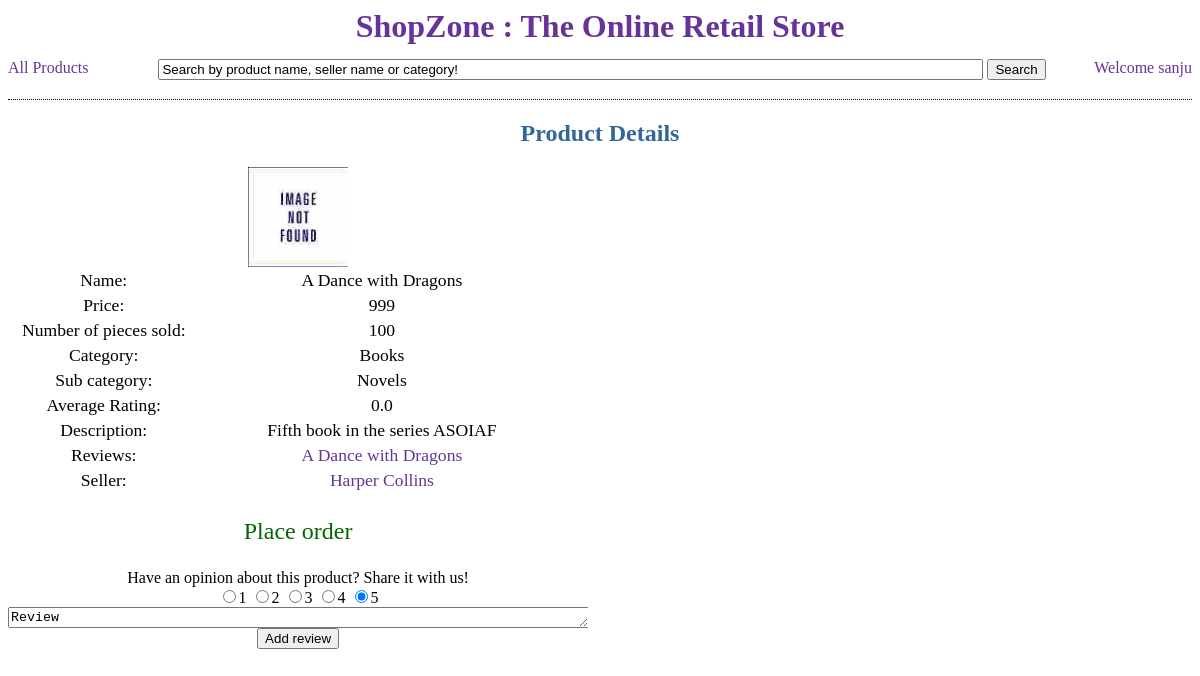
Before: /shop/1/ with the older database file.
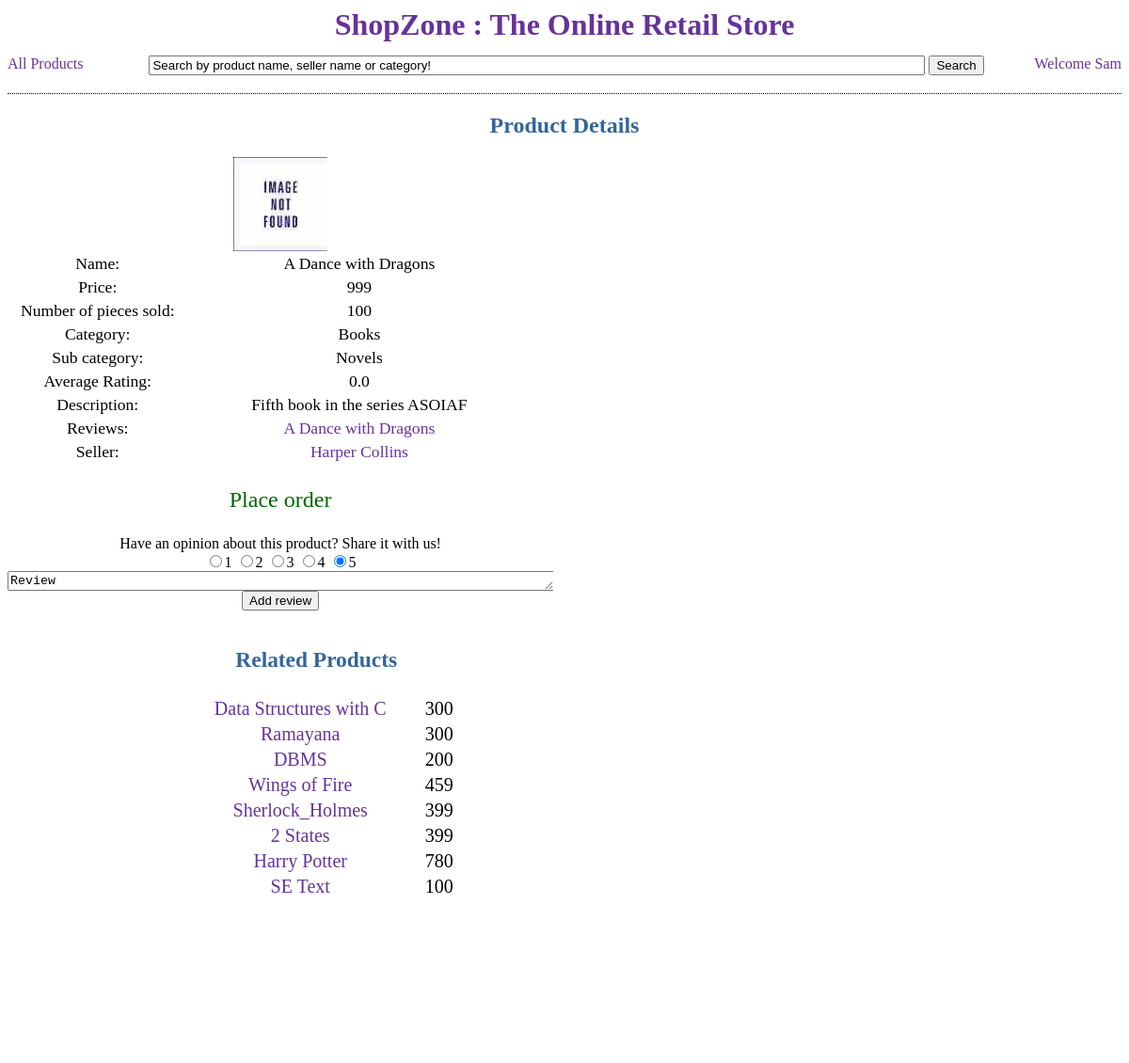
After: the same page with the newer database file.
### store/models.py (models this page shows, shortened)
class Customer(models.Model):
    customer_name = models.CharField(max_length=15)
    password = models.CharField(max_length=30, default="cmr")
    address = models.CharField(max_length=50)
    phone = models.IntegerField(default=0)
    email = models.CharField(max_length=20)
    purchase_history = models.IntegerField(default=0)
    store_credit = models.IntegerField(default=0)

class Product(models.Model):
    product_name = models.CharField(max_length=30)
    number_sold = models.IntegerField(default=0)
    price = models.IntegerField(default=0)
    description = models.CharField(max_length=50)
    category = models.ForeignKey(SubCategory)
    seller = models.ForeignKey(Seller)
    def __str__(self):
        return self.product_name

class SubCategory(models.Model):
    sub_category_name = models.CharField(max_length=20)
    category = models.ForeignKey(Category)
    def __str__(self):
        return self.sub_category_name

class Category(models.Model):
    category_name = models.CharField(max_length=20)
    def __str__(self):
        return self.category_name

class Seller(models.Model):
    seller_name = models.CharField(max_length=15)
    address = models.CharField(max_length=50)
    def __str__(self):
        return self.seller_name

### store/views.py (the view)
# urls.py: url(r'^(?P<product_id>\d+)/$', views.product),
def product(request, product_id): ## T2 Done.
	try:
		if user is None:
			return HttpResponseRedirect('/shop/login/')
	except:
		return HttpResponseRedirect('/shop/login/')
	product = Product.objects.get(pk=product_id)
	seller = Seller.objects.all().filter(seller_name=product.seller)[0] #Wow! :@
	reviews = ProductReview.objects.all().filter(product=product_id)
	avg_rating = calculate_average_rating(reviews)
	image = Image.objects.all().filter(product=product_id)
	if len(image) > 0:
		image = image[0]
	related1 = Product.objects.all().filter(seller=product.seller)
	temp = list(Product.objects.all())
	related2 = []
	for i in temp:
		if i.category.category == product.category.category:
			related2.append(i)
	related = []
	for Li in related1:
		if Li != product:
			related.append(Li)
	for Li in related2:
		if Li not in related and Li != product:
			related.append(Li)
	import random
	random.shuffle(related)
	del(random)
	context = {'product':product, 'seller':seller.pk, 'avg_rating':avg_rating, 'related':related, 'image':image, 'user':user}
	return render(request, 'store/product.html', context)

### store/views.py (called while the page is built)
def calculate_average_rating(reviews): ## TR1 Done.
	avg_rating = 0.0
	if len(reviews) > 0:
		for review in reviews:
			avg_rating += review.rating
		avg_rating = round(avg_rating / len(reviews), 2)
	return avg_rating

### store/templates/store/product.html (shortened to what this page needs)
<html>
	<head>
	</head>
	{% include "store/top.html" %}
		<div>
			<h2 align="center" style="color:#336699">Product Details</h2>
		</div>
		{% if product %}
			<div style="width:49%; heigth:200px; float:left; overflow:scroll;">
				<div align="center">
					{% if image %}
						<img src="{{ image.link }}" height="200px"/>
					{% else %}
						<img height="100px" />
					{% endif %}
				</div>
				<table align="center"  style="font-size:1.1em;">
					<tr align="center">
						<td width="30%"> Name: </td>
						<td width="70%"> {{ product }} </td>
					</tr>
					<tr align="center">
						<td> Price: </td>
						<td> {{ product.price }} </td>
					</tr>
					<tr align="center">
						<td> Number of pieces sold: </td>
						<td> {{ product.number_sold }} </td>
					</tr>
					<tr align="center">
						<td> Category: </td>
						<td> {{ product.category.category }} </td>
					</tr>
					<tr align="center">
						<td> Sub category: </td>
						<td> {{ product.category }} </td>
					</tr>
					<tr align="center">
						<td> Average Rating: </td>
						<td> {{ avg_rating }} </td>
					</tr>
					<tr align="center">
						<td> Description: </td>
						<td> {{ product.description }} </td>
					</tr>
					<tr align="center">
						<td> Reviews: </td>
						<td> <a href="/shop/{{ product.id }}/productreviews/"><div class="linkdiv">{{ product }} </div> </a> </td>
					</tr>
					<tr align="center">
						<td> Seller: </td>
						<td> <a href="/shop/seller/{{ seller }}"><div class="linkdiv">{{ product.seller }} </div> </a> </td>
					</tr>
				</table>
				<div>
					<a href= "/shop/place_order/{{ product.id }}/" ><p align=center style="color:#006600; font-size:1.5em;">Place order</p></a>
				</div>
				<div align="center">
						Have an opinion about this product? Share it with us!<br/>
						<form method="post" action="/shop/{{ product.id }}/productreviews/add/" target="_blank">
							<input type="radio" name="rating" value="1">1
							<input type="radio" name="rating" value="2">2
							<input type="radio" name="rating" value="3">3
							<input type="radio" name="rating" value="4">4
							<input type="radio" name="rating" value="5" checked>5<br>
							<textarea name="review" rows="1" cols="70">Review</textarea><br/>
							<input type="submit" value="Add review">
						</form>
				</div>
			</div>
		{% endif %}
		{% if related %}
			<div class="columns" style="width:47%">
				<div>
					<h3 align="center" style="color:#336699"> Related Products</h3>
				</div>
				<table align="center">
					{% for i in related %}
						<tr align="center" style="font-size:1.25em;">
							<td> <a href="/shop/{{ i.pk }}/"> <div class="linkdiv">{{ i }} </div> </a> </td>
							<td width="11%"> {{ i.price }} </td>
						</tr>
					{% endfor %}
				</table>
			</div>
		{% endif %}
	{% include "store/bottom.html" %}

### store/templates/store/top.html (shortened to what this page needs)
<body link="#663399" vlink="#663399" alink="#808080">
	<div class="headdiv">
		<h1><a href="/" class="title">ShopZone : The Online Retail Store</a></h1>
	</div>
	<div class="headdiv2">
		<div align="left" style="float:left">
			<a href="/shop/by_search/all/">All Products</a>
		</div>
		<div align="centre" style="float:left; margin-left:70px;">
			<form action="/shop/by_search/" method="POST">
				<input type="text" name="product" value="Search by product name, seller name or category!" size="100px"/>
				<input type="submit" value="Search"/>
			</form>
		</div>
		<div align="left" style="float:right">
			Welcome <a href="/shop/my_orders/"> {{ user.customer_name }} </a>
		</div>
	</div>

### store/templates/store/bottom.html
	</body>
</html>

### store/templates/store/style.html (style rules this page uses)
a:link { text-decoration:none }
.headdiv { height:1px; width:100%; font-size:1em; text-align:center; color:#663399; padding-bottom:30px; margin-bottom:20px; }
.headdiv2 { height:10px; width:100%; font-size:1em; text-align:center; color:#663399; border-bottom:1px dotted black; padding-bottom:30px; margin-bottom:20px; }
.columns { height:465px; width:411px; text-align:center; font-size:1.25em; color:#663399; overflow:scroll; float:left; border-left:50px solid white; }

Changed rows visible on the page:
changed Customer: customer_name "sanju" → "Sam"
added Product: product_name "Data Structures with C", price "300"
added Product: product_name "Ramayana", price "300"
added Product: product_name "DBMS", price "200"
added Product: product_name "Wings of Fire", price "459"
added Product: product_name "Sherlock_Holmes", price "399"
added Product: product_name "2 States", price "399"
added Product: product_name "Harry Potter", price "780"
added Product: product_name "SE Text", price "100"
Other visible differences:
text now shown: "Related Products"
